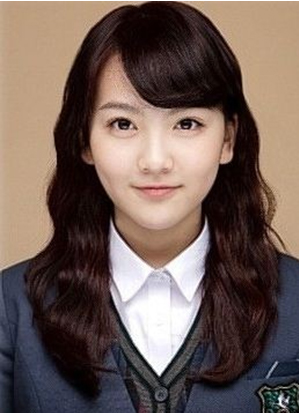
#> input picture testImage/image1.jpg, 299 x 413 px; its folder holds only this picture in this run
$ python dbn.py   (Python 2 division)
#> lines starting #> are read from the running program, lines starting #| are printed output that depends on the picture
### dbn_head.py
# -*- coding: utf-8 -*-
import numpy as np
import cPickle
import glob
import shutil
import csv
from logicLibrary import *

# open data and translate it as dictionary data type
# [5 lines left out: function unpickle, not called in this run]

# collect images <.jpg>file, in dir_path, and attach label if user wants
def collect_images(dict, dir_path, label_addition, label_name):
#> called with dir_path = './testImage', label_addition = True, label_name = 0
    images = glob.glob(dir_path + '/*.jpg')
    # add a new label and make a dictionary type list
    if label_addition is True:
        for image_dir in images:
            image = cv2.imread(image_dir)
#> image is the input picture: shape (413, 299, 3); mean B, G, R 86.3, 93.3, 111.5
            array = cvt_BGR_to_array(image, 32, 32)
            array = np.asarray(array)
            dict['data'].append(array)
            dict['labels'].append(label_name)
        return dict
    # return list of <.jpg> file list
    else:
        return images

# read images in the folder and seperate images to eyes, noses, mouth
# [170 lines left out: functions image_separation, move_items_to_folders, cvt_array_to_BGR, not called in this run]

def cvt_BGR_to_array(BGR, width, height):
    # BGR to RGB array
#> called with width = 32, height = 32
    array = []
    crop_image = cv2.resize(BGR, (width, height))
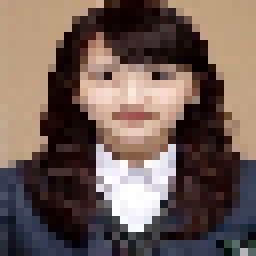
#> crop_image: shape (32, 32, 3) (shown 8 times larger); mean B, G, R 86.1, 93, 111.4
    # Save Red Color
    for row in range(width):
        for col in range(height):
            array.append(crop_image[row][col][2])
#> after the loop, array = 1024 values, max 255 at index 752, min 3 at index 969, mean 111.4
    # Save Green Color
    for row in range(width):
        for col in range(height):
            array.append(crop_image[row][col][1])
#> after the loop, array = 2048 values, max 255 at index 752, min 0 at index 1041, mean 102.2
    # Save Blue Color
    for row in range(width):
        for col in range(height):
            array.append(crop_image[row][col][0])
#> after the loop, array = 3072 values, max 255 at index 752, min 0 at index 1041, mean 96.86
    return array

# Save Dictonary to <filename.csv> file
# [12 lines left out: functions save_dictionary, cvt_tastable_set, not called in this run]

### dbn.py
# -*- coding: utf-8 -*-
"""
    <Deep Belief Network in python>
    - url: http://www.pyimagesearch.com/2014/09/22/getting-started-deep-learning-python/
    - author: Jaehyun Ahn (jaehyunahn@sogang.ac.kr)
"""
from dbn_head import *

print "Checking the data..."

"""
    <SEPARATION Eyes, Nose, Mouth>
     - separates target's facial features and save it to different folders
     - collect_images( dictonary, path, attach_label, label_name)
             if attach_label is True,
                return dictionary list of image files
             else
                return list of image files
    - image_separation(DIR)
            read image folder and detect & crop save into separate folder
"""
# [7 lines of commented-out code are left out]

"""
    <ADD LABEL and CONVERT IMAGES to ARRAY>
    - to use data for Deep, we have to change images to 32 x 32 image size and
        a single line nparray type.
    - data_list = {'data': 3(RGB) * 1024(32 x 32 size) single array's list, 'label': array's label}
            (files' length * 3072)
"""
# Itialize data set for line 39.
image_list = []
label_index = []
data_list = {'label': label_index, 'data': image_list}
# Call collect_images and add a label
test = collect_images(
    dict=data_list,
    dir_path='./testImage',
    label_addition=True,
    label_name=0)
#> (the run stopped early here; a loop or call above may not have finished)

$ run again, on testImage/image4.jpg
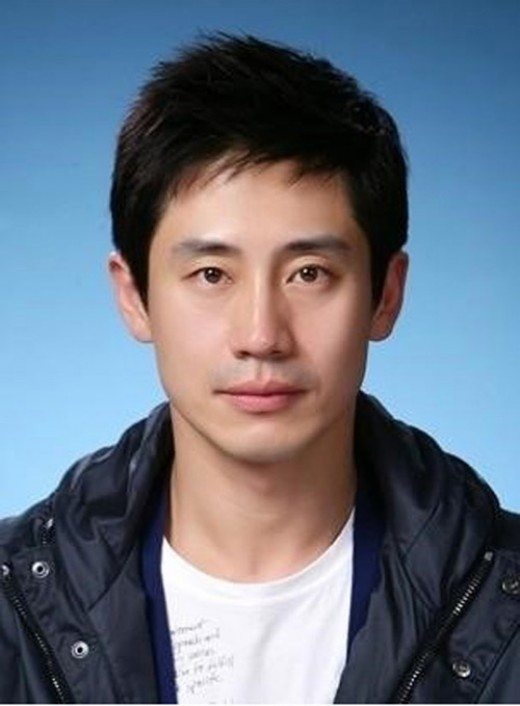
#> input picture testImage/image4.jpg, 520 x 706 px
#> in collect_images, image is the input picture: shape (706, 520, 3); mean B, G, R 129.3, 114.4, 104.2
#> in cvt_BGR_to_array, `crop_image = cv2.resize(BGR, (width, height))`:
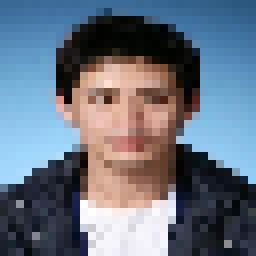
#> crop_image: shape (32, 32, 3) (shown 8 times larger); mean B, G, R 129, 114.2, 103.8
#> after the loop in cvt_BGR_to_array, `for row in range(width):`: array = 1024 values, max 254 at index 843, min 0 at index 171, mean 103.8
#> after the loop in cvt_BGR_to_array, `for row in range(width):`: array = 2048 values, max 254 at index 843, min 0 at index 171, mean 109
#> after the loop in cvt_BGR_to_array, `for row in range(width):`: array = 3072 values, max 255 at index 2691, min 0 at index 171, mean 115.7

$ run again, on testImage/image5.jpg
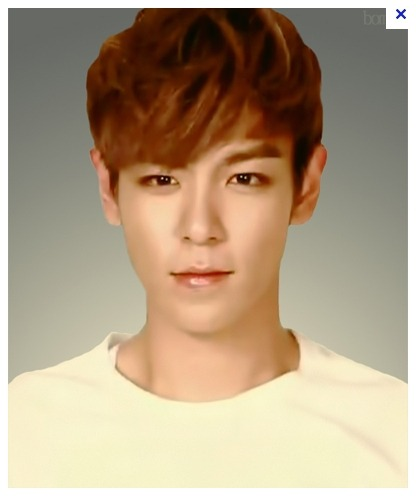
#> input picture testImage/image5.jpg, 416 x 496 px
#> in collect_images, image is the input picture: shape (496, 416, 3); mean B, G, R 131.8, 157.5, 177.4
#> in cvt_BGR_to_array, `crop_image = cv2.resize(BGR, (width, height))`:
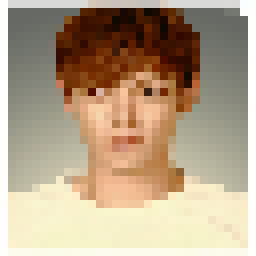
#> crop_image: shape (32, 32, 3) (shown 8 times larger); mean B, G, R 135.6, 161, 180.7
#> after the loop in cvt_BGR_to_array, `for row in range(width):`: array = 1024 values, max 255 at index 0, min 12 at index 116, mean 180.7
#> after the loop in cvt_BGR_to_array, `for row in range(width):`: array = 2048 values, max 255 at index 0, min 6 at index 1108, mean 170.8
#> after the loop in cvt_BGR_to_array, `for row in range(width):`: array = 3072 values, max 255 at index 0, min 0 at index 2092, mean 159.1

$ run again, on testImage/image6.jpg
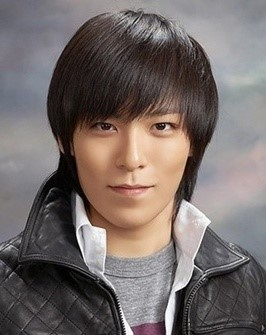
#> input picture testImage/image6.jpg, 266 x 335 px
#> in collect_images, image is the input picture: shape (335, 266, 3); mean B, G, R 105, 107.4, 117
#> in cvt_BGR_to_array, `crop_image = cv2.resize(BGR, (width, height))`:
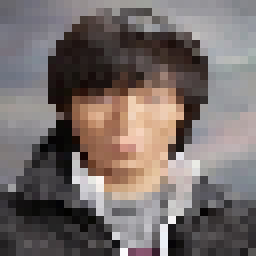
#> crop_image: shape (32, 32, 3) (shown 8 times larger); mean B, G, R 105.9, 108.4, 118
#> after the loop in cvt_BGR_to_array, `for row in range(width):`: array = 1024 values, max 251 at index 1007, min 2 at index 840, mean 118
#> after the loop in cvt_BGR_to_array, `for row in range(width):`: array = 2048 values, max 251 at index 1007, min 2 at index 840, mean 113.2
#> after the loop in cvt_BGR_to_array, `for row in range(width):`: array = 3072 values, max 252 at index 3055, min 0 at index 2888, mean 110.8

$ run again, on testImage/image10.jpg
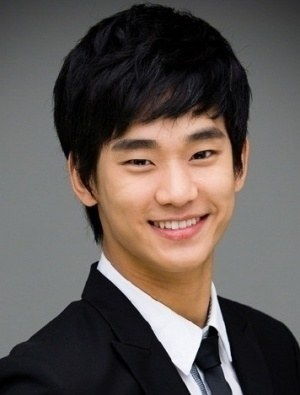
#> input picture testImage/image10.jpg, 300 x 395 px
#> in collect_images, image is the input picture: shape (395, 300, 3); mean B, G, R 82.8, 87, 96.1
#> in cvt_BGR_to_array, `crop_image = cv2.resize(BGR, (width, height))`:
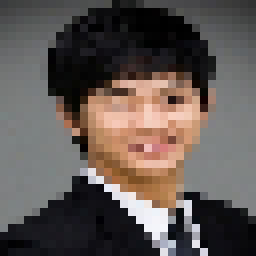
#> crop_image: shape (32, 32, 3) (shown 8 times larger); mean B, G, R 82.8, 86.9, 96
#> after the loop in cvt_BGR_to_array, `for row in range(width):`: array = 1024 values, max 248 at index 469, min 0 at index 49, mean 96.01
#> after the loop in cvt_BGR_to_array, `for row in range(width):`: array = 2048 values, max 248 at index 469, min 0 at index 49, mean 91.47
#> after the loop in cvt_BGR_to_array, `for row in range(width):`: array = 3072 values, max 251 at index 2964, min 0 at index 49, mean 88.57
